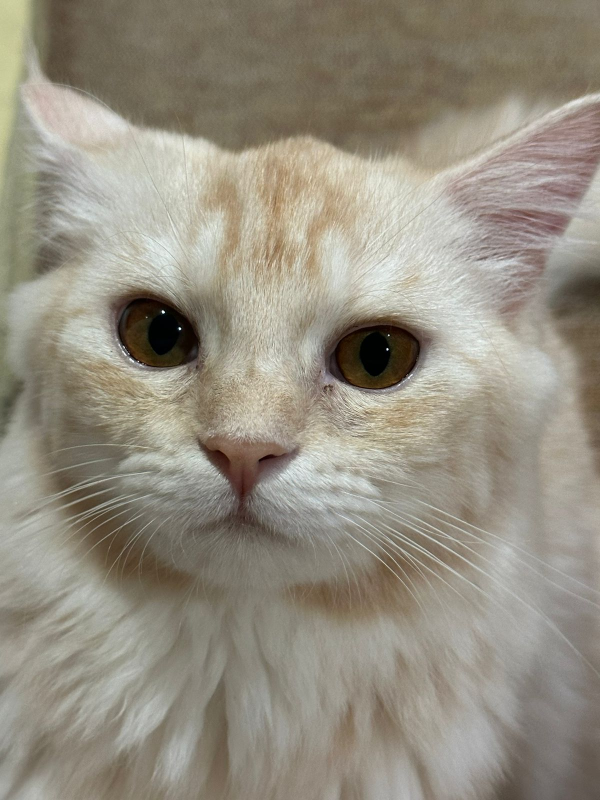
#> input picture day4/OpenCV-TWT/img/1.jpeg, 1200 x 1600 px (shown at 1/2 size)
$ python tutorial1.py
#> lines starting #> are read from the running program, lines starting #| are printed output that depends on the picture
import cv2

"""
LINKS https://github.com/techwithtim/OpenCV-Tutorials

COVERED IN
THIS VIDEO

Installation & Setup 01:46
Loading an Image 05:45
Displaying an Image 7:56
Resizing an Image 10:35
Rotating an Image 12:45
"""

# install opencv
# pip install opencv-python

img = cv2.imread("img/1.jpeg", 0)
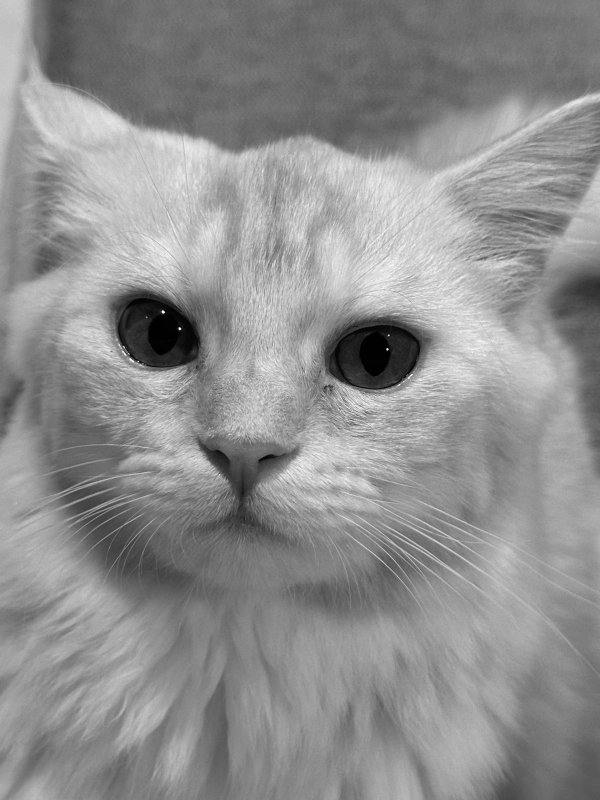
#> img: shape (1600, 1200) (shown at 1/2 size); min 0, max 255, mean 142.9
# RESIZE
img = cv2.resize(img, (0, 0), fx=0.5, fy=0.5)
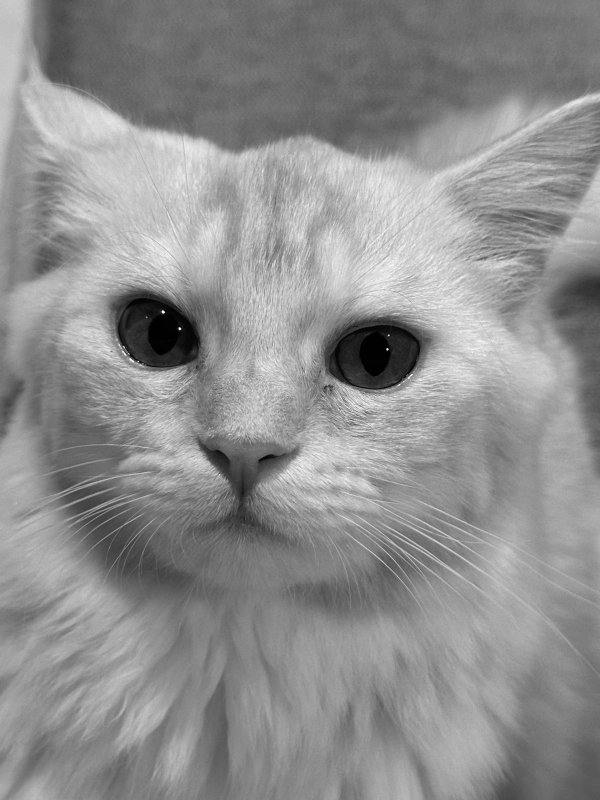
#> img: shape (800, 600); min 0, max 254, mean 143.1
# ROTATE
img = cv2.rotate(img, cv2.ROTATE_90_CLOCKWISE)
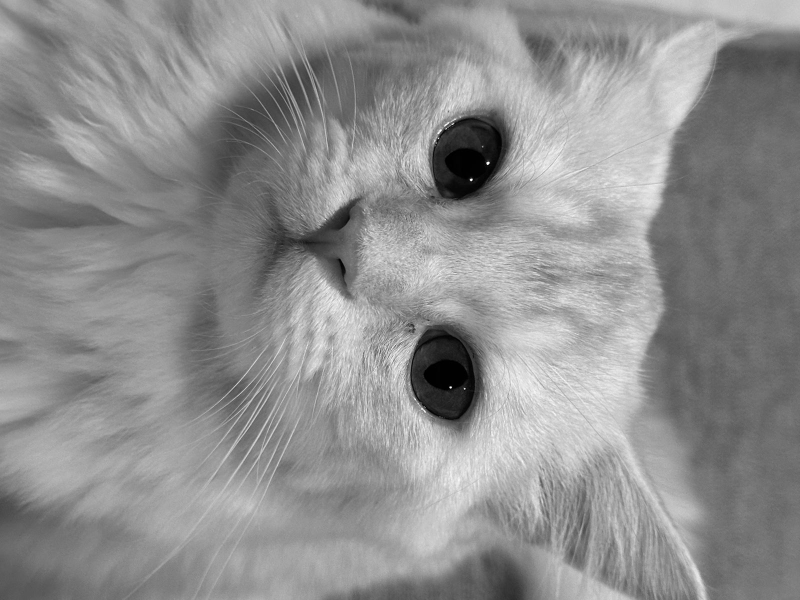
#> img: shape (600, 800); min 0, max 254, mean 143.1

# SAVE IMAGE
cv2.imwrite("img/out.jpeg", img)

"""
0 : grayscale
1 : color
2 : any color
3 : load as is
"""

cv2.imshow("image", img)
cv2.waitKey(0)
cv2.destroyAllWindows()
